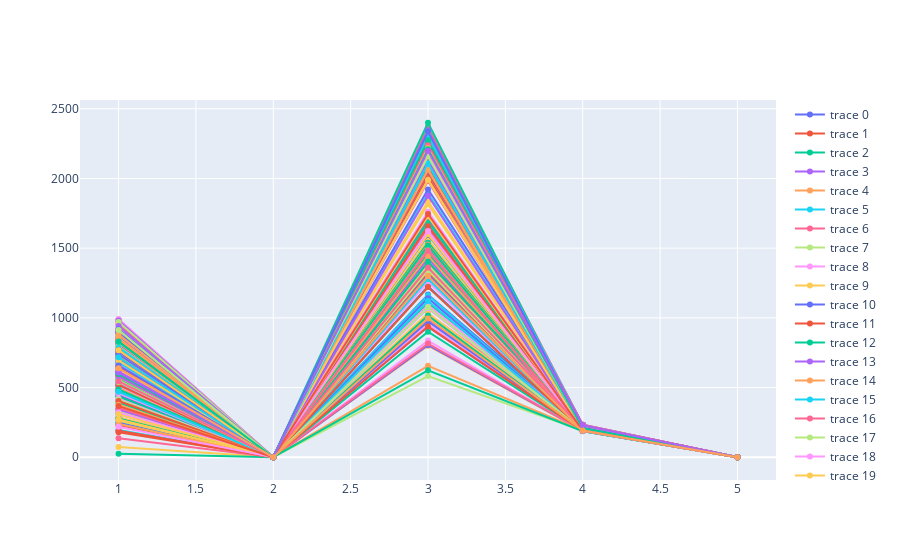

Here is the notebook cell this chart was saved with:
### Code cell
synthetic_data = ctgan.sample(255)
fig_k = go.Figure()

for line in range(len(synthetic_data)):
    data = synthetic_data[line];
    fig_k.add_trace(go.Scatter(x=feature_domain_7, y=data))
    
fig_k.show()
    
print(synthetic_data)

### Figure 1 — Plotly figure (JSON) as saved in the notebook; plotly's stock layout.template omitted (floating-point values rounded to 4 significant figures)
{"data": [{"type": "scatter", "x": [1, 2, 3, 4, 5, 6, 7], "y": [448.7, 0.4949, 1227.0, 193, 0.1972]}, {"type": "scatter", "x": [1, 2, 3, 4, 5, 6, 7], "y": [987.5, 0.06563, 2045.0, 227, 0.2009]}, {"type": "scatter", "x": [1, 2, 3, 4, 5, 6, 7], "y": [648.7, 0.4768, 2060.0, 193, 0.1432]}, {"type": "scatter", "x": [1, 2, 3, 4, 5, 6, 7], "y": [470.6, 0.3054, 1498.0, 192, 0.1465]}, {"type": "scatter", "x": [1, 2, 3, 4, 5, 6, 7], "y": [458.1, 0.2807, 800.6, 190, 0.1983]}, {"type": "scatter", "x": [1, 2, 3, 4, 5, 6, 7], "y": [707.2, 0.4345, 2095.0, 192, 0.1015]}, {"type": "scatter", "x": [1, 2, 3, 4, 5, 6, 7], "y": [638.3, 0.2348, 2220.0, 230, 0.1517]}, {"type": "scatter", "x": [1, 2, 3, 4, 5, 6, 7], "y": [565.2, 0.3768, 2199.0, 229, 0.1491]}, {"type": "scatter", "x": [1, 2, 3, 4, 5, 6, 7], "y": [863.4, 0.2333, 2251.0, 229, 0.1479]}, {"type": "scatter", "x": [1, 2, 3, 4, 5, 6, 7], "y": [581.6, 0.3171, 2190.0, 231, 0.1479]}, {"type": "scatter", "x": [1, 2, 3, 4, 5, 6, 7], "y": [274.9, 0.502, 1316.0, 189, 0.2003]}, {"type": "scatter", "x": [1, 2, 3, 4, 5, 6, 7], "y": [838.2, 0.2343, 2291.0, 229, 0.15]}, {"type": "scatter", "x": [1, 2, 3, 4, 5, 6, 7], "y": [603.4, 0.2893, 2333.0, 210, 0.1484]}, {"type": "scatter", "x": [1, 2, 3, 4, 5, 6, 7], "y": [477.3, 0.5337, 988.7, 193, 0.1898]}, {"type": "scatter", "x": [1, 2, 3, 4, 5, 6, 7], "y": [874.3, 0.1146, 2257.0, 232, 0.1925]}, {"type": "scatter", "x": [1, 2, 3, 4, 5, 6, 7], "y": [196.5, 0.3815, 1554.0, 229, 0.1024]}, {"type": "scatter", "x": [1, 2, 3, 4, 5, 6, 7], "y": [523.8, 0.3366, 1030.0, 229, 0.1947]}, {"type": "scatter", "x": [1, 2, 3, 4, 5, 6, 7], "y": [960.4, 0.03792, 2227.0, 231, 0.1926]}, {"type": "scatter", "x": [1, 2, 3, 4, 5, 6, 7], "y": [750.2, 0.09124, 2096.0, 210, 0.1927]}, {"type": "scatter", "x": [1, 2, 3, 4, 5, 6, 7], "y": [468.3, 0.4217, 1563.0, 190, 0.1479]}, {"type": "scatter", "x": [1, 2, 3, 4, 5, 6, 7], "y": [704.3, 0.2295, 2135.0, 232, 0.1982]}, {"type": "scatter", "x": [1, 2, 3, 4, 5, 6, 7], "y": [778.5, 0.07768, 2221.0, 230, 0.1943]}, {"type": "scatter", "x": [1, 2, 3, 4, 5, 6, 7], "y": [642.5, 0.243, 2142.0, 211, 0.1942]}, {"type": "scatter", "x": [1, 2, 3, 4, 5, 6, 7], "y": [676.4, 0.3911, 1513.0, 193, 0.09731]}, {"type": "scatter", "x": [1, 2, 3, 4, 5, 6, 7], "y": [697.5, 0.1887, 2205.0, 231, 0.1432]}, {"type": "scatter", "x": [1, 2, 3, 4, 5, 6, 7], "y": [746.3, 0.1461, 2221.0, 209, 0.1486]}, {"type": "scatter", "x": [1, 2, 3, 4, 5, 6, 7], "y": [629.1, 0.2854, 2263.0, 210, 0.1969]}, {"type": "scatter", "x": [1, 2, 3, 4, 5, 6, 7], "y": [619.2, 0.2942, 2262.0, 231, 0.2041]}, {"type": "scatter", "x": [1, 2, 3, 4, 5, 6, 7], "y": [601.0, 0.471, 1459.0, 190, 0.1453]}, {"type": "scatter", "x": [1, 2, 3, 4, 5, 6, 7], "y": [731.8, 0.1005, 2270.0, 209, 0.1494]}, {"type": "scatter", "x": [1, 2, 3, 4, 5, 6, 7], "y": [751.8, 0.2935, 2167.0, 230, 0.2003]}, {"type": "scatter", "x": [1, 2, 3, 4, 5, 6, 7], "y": [480.0, 0.3067, 2259.0, 228, 0.146]}, {"type": "scatter", "x": [1, 2, 3, 4, 5, 6, 7], "y": [246.9, 0.4645, 1074.0, 191, 0.1497]}, {"type": "scatter", "x": [1, 2, 3, 4, 5, 6, 7], "y": [658.0, 0.2828, 2120.0, 190, 0.1502]}, {"type": "scatter", "x": [1, 2, 3, 4, 5, 6, 7], "y": [814.6, 0.08169, 2215.0, 230, 0.2042]}, {"type": "scatter", "x": [1, 2, 3, 4, 5, 6, 7], "y": [699.2, 0.2686, 2147.0, 228, 0.1996]}, {"type": "scatter", "x": [1, 2, 3, 4, 5, 6, 7], "y": [955.8, 0.0388, 2124.0, 231, 0.1549]}, {"type": "scatter", "x": [1, 2, 3, 4, 5, 6, 7], "y": [905.5, 0.07517, 2138.0, 225, 0.1485]}, {"type": "scatter", "x": [1, 2, 3, 4, 5, 6, 7], "y": [408.1, 0.2914, 2242.0, 211, 0.1957]}, {"type": "scatter", "x": [1, 2, 3, 4, 5, 6, 7], "y": [767.4, 0.1078, 2146.0, 230, 0.101]}, {"type": "scatter", "x": [1, 2, 3, 4, 5, 6, 7], "y": [278.5, 0.5147, 1595.0, 195, 0.1427]}, {"type": "scatter", "x": [1, 2, 3, 4, 5, 6, 7], "y": [919.7, -0.003055, 2013.0, 210, 0.1965]}, {"type": "scatter", "x": [1, 2, 3, 4, 5, 6, 7], "y": [241.3, 0.4734, 1456.0, 191, 0.1482]}, {"type": "scatter", "x": [1, 2, 3, 4, 5, 6, 7], "y": [187.0, 0.5553, 935.6, 191, 0.1982]}, {"type": "scatter", "x": [1, 2, 3, 4, 5, 6, 7], "y": [846.1, 0.08374, 2217.0, 231, 0.195]}, {"type": "scatter", "x": [1, 2, 3, 4, 5, 6, 7], "y": [307.8, 0.403, 1648.0, 191, 0.1522]}, {"type": "scatter", "x": [1, 2, 3, 4, 5, 6, 7], "y": [620.6, 0.1396, 2101.0, 210, 0.1944]}, {"type": "scatter", "x": [1, 2, 3, 4, 5, 6, 7], "y": [377.9, 0.5297, 1345.0, 193, 0.204]}, {"type": "scatter", "x": [1, 2, 3, 4, 5, 6, 7], "y": [496.3, 0.3927, 2168.0, 210, 0.1959]}, {"type": "scatter", "x": [1, 2, 3, 4, 5, 6, 7], "y": [784.7, 0.2209, 2253.0, 209, 0.197]}, {"type": "scatter", "x": [1, 2, 3, 4, 5, 6, 7], "y": [464.9, 0.3155, 1167.0, 211, 0.1437]}, {"type": "scatter", "x": [1, 2, 3, 4, 5, 6, 7], "y": [553.3, 0.2736, 2174.0, 208, 0.1985]}, {"type": "scatter", "x": [1, 2, 3, 4, 5, 6, 7], "y": [799.2, 0.1121, 2235.0, 210, 0.1489]}, {"type": "scatter", "x": [1, 2, 3, 4, 5, 6, 7], "y": [731.6, 0.1571, 2180.0, 232, 0.1482]}, {"type": "scatter", "x": [1, 2, 3, 4, 5, 6, 7], "y": [543.9, 0.2042, 2112.0, 232, 0.1517]}, {"type": "scatter", "x": [1, 2, 3, 4, 5, 6, 7], "y": [600.5, 0.4167, 2089.0, 209, 0.1501]}, {"type": "scatter", "x": [1, 2, 3, 4, 5, 6, 7], "y": [480.0, 0.4438, 1648.0, 190, 0.1462]}, {"type": "scatter", "x": [1, 2, 3, 4, 5, 6, 7], "y": [442.8, 0.3709, 1336.0, 190, 0.1031]}, {"type": "scatter", "x": [1, 2, 3, 4, 5, 6, 7], "y": [729.1, 0.135, 2197.0, 228, 0.1499]}, {"type": "scatter", "x": [1, 2, 3, 4, 5, 6, 7], "y": [393.0, 0.471, 1035.0, 193, 0.1988]}, {"type": "scatter", "x": [1, 2, 3, 4, 5, 6, 7], "y": [821.0, 0.2305, 2102.0, 227, 0.09809]}, {"type": "scatter", "x": [1, 2, 3, 4, 5, 6, 7], "y": [626.1, 0.2, 2176.0, 209, 0.1057]}, {"type": "scatter", "x": [1, 2, 3, 4, 5, 6, 7], "y": [266.2, 0.6604, 1673.0, 191, 0.1467]}, {"type": "scatter", "x": [1, 2, 3, 4, 5, 6, 7], "y": [669.3, 0.1851, 2039.0, 193, 0.1425]}, {"type": "scatter", "x": [1, 2, 3, 4, 5, 6, 7], "y": [609.2, 0.2036, 2194.0, 191, 0.1987]}, {"type": "scatter", "x": [1, 2, 3, 4, 5, 6, 7], "y": [473.6, 0.4282, 1162.0, 190, 0.1443]}, {"type": "scatter", "x": [1, 2, 3, 4, 5, 6, 7], "y": [322.9, 0.5517, 1661.0, 192, 0.1973]}, {"type": "scatter", "x": [1, 2, 3, 4, 5, 6, 7], "y": [502.5, 0.5409, 1382.0, 191, 0.1922]}, {"type": "scatter", "x": [1, 2, 3, 4, 5, 6, 7], "y": [550.1, 0.2911, 2152.0, 190, 0.147]}, {"type": "scatter", "x": [1, 2, 3, 4, 5, 6, 7], "y": [608.3, 0.2797, 2125.0, 211, 0.1499]}, {"type": "scatter", "x": [1, 2, 3, 4, 5, 6, 7], "y": [631.9, 0.3193, 2111.0, 209, 0.1494]}, {"type": "scatter", "x": [1, 2, 3, 4, 5, 6, 7], "y": [729.1, 0.1222, 2202.0, 230, 0.09346]}, {"type": "scatter", "x": [1, 2, 3, 4, 5, 6, 7], "y": [347.5, 0.4479, 1472.0, 190, 0.1992]}, {"type": "scatter", "x": [1, 2, 3, 4, 5, 6, 7], "y": [749.8, 0.2904, 1469.0, 210, 0.2077]}, {"type": "scatter", "x": [1, 2, 3, 4, 5, 6, 7], "y": [702.3, 0.4086, 2265.0, 191, 0.1465]}, {"type": "scatter", "x": [1, 2, 3, 4, 5, 6, 7], "y": [810.0, 0.1833, 2130.0, 209, 0.1969]}, {"type": "scatter", "x": [1, 2, 3, 4, 5, 6, 7], "y": [650.2, 0.128, 2157.0, 231, 0.1515]}, {"type": "scatter", "x": [1, 2, 3, 4, 5, 6, 7], "y": [705.4, 0.1381, 2149.0, 231, 0.1469]}, {"type": "scatter", "x": [1, 2, 3, 4, 5, 6, 7], "y": [219.7, 0.5173, 1258.0, 192, 0.2002]}, {"type": "scatter", "x": [1, 2, 3, 4, 5, 6, 7], "y": [73.99, 0.6016, 1836.0, 192, 0.1474]}, {"type": "scatter", "x": [1, 2, 3, 4, 5, 6, 7], "y": [897.6, 0.2033, 2189.0, 231, 0.2006]}, {"type": "scatter", "x": [1, 2, 3, 4, 5, 6, 7], "y": [283.7, 0.4528, 1332.0, 191, 0.2013]}, {"type": "scatter", "x": [1, 2, 3, 4, 5, 6, 7], "y": [474.4, 0.6034, 1221.0, 191, 0.148]}, {"type": "scatter", "x": [1, 2, 3, 4, 5, 6, 7], "y": [815.5, 0.0936, 2264.0, 211, 0.1473]}, {"type": "scatter", "x": [1, 2, 3, 4, 5, 6, 7], "y": [719.0, 0.1643, 2162.0, 209, 0.2005]}, {"type": "scatter", "x": [1, 2, 3, 4, 5, 6, 7], "y": [606.2, 0.5247, 1891.0, 192, 0.09919]}, {"type": "scatter", "x": [1, 2, 3, 4, 5, 6, 7], "y": [621.6, 0.1736, 2105.0, 232, 0.1937]}, {"type": "scatter", "x": [1, 2, 3, 4, 5, 6, 7], "y": [794.0, 0.1327, 2076.0, 233, 0.1983]}, {"type": "scatter", "x": [1, 2, 3, 4, 5, 6, 7], "y": [305.7, 0.4518, 951.7, 191, 0.09802]}, {"type": "scatter", "x": [1, 2, 3, 4, 5, 6, 7], "y": [874.5, 0.1224, 2224.0, 210, 0.1458]}, {"type": "scatter", "x": [1, 2, 3, 4, 5, 6, 7], "y": [651.8, 0.3812, 805.7, 194, 0.1474]}, {"type": "scatter", "x": [1, 2, 3, 4, 5, 6, 7], "y": [584.2, 0.2494, 2064.0, 228, 0.2011]}, {"type": "scatter", "x": [1, 2, 3, 4, 5, 6, 7], "y": [434.5, 0.3037, 1539.0, 193, 0.1038]}, {"type": "scatter", "x": [1, 2, 3, 4, 5, 6, 7], "y": [611.9, 0.3676, 1715.0, 188, 0.195]}, {"type": "scatter", "x": [1, 2, 3, 4, 5, 6, 7], "y": [582.1, 0.1942, 1992.0, 232, 0.1516]}, {"type": "scatter", "x": [1, 2, 3, 4, 5, 6, 7], "y": [556.8, 0.2827, 2208.0, 209, 0.1982]}, {"type": "scatter", "x": [1, 2, 3, 4, 5, 6, 7], "y": [649.1, 0.2341, 2156.0, 231, 0.1986]}, {"type": "scatter", "x": [1, 2, 3, 4, 5, 6, 7], "y": [747.4, 0.2187, 2045.0, 231, 0.1954]}, {"type": "scatter", "x": [1, 2, 3, 4, 5, 6, 7], "y": [992.2, 0.01765, 2188.0, 230, 0.1928]}, {"type": "scatter", "x": [1, 2, 3, 4, 5, 6, 7], "y": [973.9, 0.0002565, 2103.0, 230, 0.1516]}, {"type": "scatter", "x": [1, 2, 3, 4, 5, 6, 7], "y": [246.7, 0.5486, 1141.0, 193, 0.1508]}, {"type": "scatter", "x": [1, 2, 3, 4, 5, 6, 7], "y": [588.4, 0.2868, 2200.0, 230, 0.1971]}, {"type": "scatter", "x": [1, 2, 3, 4, 5, 6, 7], "y": [611.7, 0.373, 1463.0, 190, 0.1937]}, {"type": "scatter", "x": [1, 2, 3, 4, 5, 6, 7], "y": [744.2, 0.1167, 2164.0, 230, 0.2053]}, {"type": "scatter", "x": [1, 2, 3, 4, 5, 6, 7], "y": [488.4, 0.4889, 1514.0, 193, 0.1495]}, {"type": "scatter", "x": [1, 2, 3, 4, 5, 6, 7], "y": [763.0, 0.08165, 2106.0, 229, 0.1923]}, {"type": "scatter", "x": [1, 2, 3, 4, 5, 6, 7], "y": [855.5, 0.1326, 2081.0, 231, 0.1958]}, {"type": "scatter", "x": [1, 2, 3, 4, 5, 6, 7], "y": [383.8, 0.3499, 1383.0, 191, 0.09473]}, {"type": "scatter", "x": [1, 2, 3, 4, 5, 6, 7], "y": [608.2, 0.3035, 2230.0, 211, 0.09441]}, {"type": "scatter", "x": [1, 2, 3, 4, 5, 6, 7], "y": [517.6, 0.2806, 2169.0, 210, 0.2019]}, {"type": "scatter", "x": [1, 2, 3, 4, 5, 6, 7], "y": [687.8, 0.06721, 2139.0, 231, 0.1485]}, {"type": "scatter", "x": [1, 2, 3, 4, 5, 6, 7], "y": [901.3, 0.08072, 2222.0, 232, 0.1004]}, {"type": "scatter", "x": [1, 2, 3, 4, 5, 6, 7], "y": [519.0, 0.5497, 1695.0, 195, 0.2003]}, {"type": "scatter", "x": [1, 2, 3, 4, 5, 6, 7], "y": [487.3, 0.3916, 1427.0, 192, 0.2006]}, {"type": "scatter", "x": [1, 2, 3, 4, 5, 6, 7], "y": [886.6, 0.0841, 2241.0, 227, 0.09871]}, {"type": "scatter", "x": [1, 2, 3, 4, 5, 6, 7], "y": [883.4, 0.1219, 2184.0, 232, 0.09878]}, {"type": "scatter", "x": [1, 2, 3, 4, 5, 6, 7], "y": [969.6, 0.05003, 2110.0, 229, 0.1477]}, {"type": "scatter", "x": [1, 2, 3, 4, 5, 6, 7], "y": [540.4, 0.3423, 2248.0, 211, 0.1979]}, {"type": "scatter", "x": [1, 2, 3, 4, 5, 6, 7], "y": [838.0, 0.08599, 2213.0, 229, 0.09982]}, {"type": "scatter", "x": [1, 2, 3, 4, 5, 6, 7], "y": [665.6, 0.3128, 2263.0, 210, 0.1469]}, {"type": "scatter", "x": [1, 2, 3, 4, 5, 6, 7], "y": [748.2, 0.05385, 2253.0, 229, 0.2028]}, {"type": "scatter", "x": [1, 2, 3, 4, 5, 6, 7], "y": [521.5, 0.2665, 2342.0, 210, 0.196]}, {"type": "scatter", "x": [1, 2, 3, 4, 5, 6, 7], "y": [666.8, 0.2094, 2209.0, 232, 0.193]}, {"type": "scatter", "x": [1, 2, 3, 4, 5, 6, 7], "y": [686.5, 0.1782, 2329.0, 233, 0.09992]}, {"type": "scatter", "x": [1, 2, 3, 4, 5, 6, 7], "y": [600.3, 0.2525, 1446.0, 189, 0.191]}, {"type": "scatter", "x": [1, 2, 3, 4, 5, 6, 7], "y": [750.0, 0.1652, 2232.0, 230, 0.1965]}, {"type": "scatter", "x": [1, 2, 3, 4, 5, 6, 7], "y": [505.5, 0.3076, 1401.0, 211, 0.1483]}, {"type": "scatter", "x": [1, 2, 3, 4, 5, 6, 7], "y": [704.8, 0.2309, 2193.0, 210, 0.1472]}, {"type": "scatter", "x": [1, 2, 3, 4, 5, 6, 7], "y": [782.9, 0.07557, 2151.0, 231, 0.1473]}, {"type": "scatter", "x": [1, 2, 3, 4, 5, 6, 7], "y": [650.0, 0.4683, 2054.0, 192, 0.09431]}, {"type": "scatter", "x": [1, 2, 3, 4, 5, 6, 7], "y": [502.0, 0.3303, 2132.0, 231, 0.2025]}, {"type": "scatter", "x": [1, 2, 3, 4, 5, 6, 7], "y": [840.3, 0.1178, 2094.0, 230, 0.1029]}, {"type": "scatter", "x": [1, 2, 3, 4, 5, 6, 7], "y": [566.4, 0.5723, 1402.0, 227, 0.2009]}, {"type": "scatter", "x": [1, 2, 3, 4, 5, 6, 7], "y": [535.5, 0.2155, 2167.0, 230, 0.1938]}, {"type": "scatter", "x": [1, 2, 3, 4, 5, 6, 7], "y": [509.5, 0.3118, 2115.0, 232, 0.2]}, {"type": "scatter", "x": [1, 2, 3, 4, 5, 6, 7], "y": [771.0, 0.2485, 2059.0, 230, 0.1496]}, {"type": "scatter", "x": [1, 2, 3, 4, 5, 6, 7], "y": [917.4, 0.1766, 2163.0, 229, 0.1959]}, {"type": "scatter", "x": [1, 2, 3, 4, 5, 6, 7], "y": [716.4, 0.2669, 2139.0, 232, 0.1024]}, {"type": "scatter", "x": [1, 2, 3, 4, 5, 6, 7], "y": [593.7, 0.324, 2240.0, 230, 0.1478]}, {"type": "scatter", "x": [1, 2, 3, 4, 5, 6, 7], "y": [785.7, 0.2161, 2167.0, 231, 0.1041]}, {"type": "scatter", "x": [1, 2, 3, 4, 5, 6, 7], "y": [730.5, 0.5078, 2220.0, 191, 0.09628]}, {"type": "scatter", "x": [1, 2, 3, 4, 5, 6, 7], "y": [191.0, 0.3502, 2040.0, 233, 0.1498]}, {"type": "scatter", "x": [1, 2, 3, 4, 5, 6, 7], "y": [24.34, 0.5225, 1105.0, 190, 0.1489]}, {"type": "scatter", "x": [1, 2, 3, 4, 5, 6, 7], "y": [651.4, 0.241, 2118.0, 227, 0.1485]}, {"type": "scatter", "x": [1, 2, 3, 4, 5, 6, 7], "y": [727.8, 0.4336, 1526.0, 190, 0.2]}, {"type": "scatter", "x": [1, 2, 3, 4, 5, 6, 7], "y": [649.8, 0.2776, 2224.0, 211, 0.199]}, {"type": "scatter", "x": [1, 2, 3, 4, 5, 6, 7], "y": [548.6, 0.462, 2164.0, 227, 0.149]}, {"type": "scatter", "x": [1, 2, 3, 4, 5, 6, 7], "y": [709.7, 0.1548, 2064.0, 209, 0.1974]}, {"type": "scatter", "x": [1, 2, 3, 4, 5, 6, 7], "y": [586.8, 0.2615, 1092.0, 211, 0.1495]}, {"type": "scatter", "x": [1, 2, 3, 4, 5, 6, 7], "y": [574.4, 0.2587, 2189.0, 231, 0.1955]}, {"type": "scatter", "x": [1, 2, 3, 4, 5, 6, 7], "y": [413.5, 0.6657, 973.7, 192, 0.1926]}, {"type": "scatter", "x": [1, 2, 3, 4, 5, 6, 7], "y": [827.2, 0.158, 2232.0, 230, 0.09538]}, {"type": "scatter", "x": [1, 2, 3, 4, 5, 6, 7], "y": [746.6, 0.1631, 2084.0, 211, 0.1493]}, {"type": "scatter", "x": [1, 2, 3, 4, 5, 6, 7], "y": [981.9, 0.00932, 2105.0, 228, 0.1541]}, {"type": "scatter", "x": [1, 2, 3, 4, 5, 6, 7], "y": [631.3, 0.2569, 2064.0, 190, 0.1964]}, {"type": "scatter", "x": [1, 2, 3, 4, 5, 6, 7], "y": [513.4, 0.2531, 2261.0, 210, 0.1936]}, {"type": "scatter", "x": [1, 2, 3, 4, 5, 6, 7], "y": [752.0, 0.2452, 2169.0, 230, 0.2033]}, {"type": "scatter", "x": [1, 2, 3, 4, 5, 6, 7], "y": [387.0, 0.4347, 1340.0, 194, 0.09634]}, {"type": "scatter", "x": [1, 2, 3, 4, 5, 6, 7], "y": [653.9, 0.1825, 2201.0, 230, 0.1449]}, {"type": "scatter", "x": [1, 2, 3, 4, 5, 6, 7], "y": [632.4, 0.2395, 2160.0, 232, 0.1484]}, {"type": "scatter", "x": [1, 2, 3, 4, 5, 6, 7], "y": [904.9, 0.07305, 2129.0, 230, 0.1908]}, {"type": "scatter", "x": [1, 2, 3, 4, 5, 6, 7], "y": [647.3, 0.264, 2149.0, 212, 0.1993]}, {"type": "scatter", "x": [1, 2, 3, 4, 5, 6, 7], "y": [713.5, 0.2263, 2135.0, 210, 0.1038]}, {"type": "scatter", "x": [1, 2, 3, 4, 5, 6, 7], "y": [692.4, 0.2435, 2332.0, 229, 0.09928]}, {"type": "scatter", "x": [1, 2, 3, 4, 5, 6, 7], "y": [751.3, 0.09474, 2241.0, 230, 0.1474]}, {"type": "scatter", "x": [1, 2, 3, 4, 5, 6, 7], "y": [697.3, 0.1242, 2153.0, 228, 0.1503]}, {"type": "scatter", "x": [1, 2, 3, 4, 5, 6, 7], "y": [713.7, 0.1325, 2369.0, 231, 0.1474]}, {"type": "scatter", "x": [1, 2, 3, 4, 5, 6, 7], "y": [970.9, 0.05875, 2062.0, 228, 0.2017]}, {"type": "scatter", "x": [1, 2, 3, 4, 5, 6, 7], "y": [771.5, 0.1478, 2069.0, 232, 0.198]}, {"type": "scatter", "x": [1, 2, 3, 4, 5, 6, 7], "y": [286.7, 0.4415, 1010.0, 192, 0.1448]}, {"type": "scatter", "x": [1, 2, 3, 4, 5, 6, 7], "y": [443.4, 0.3708, 1921.0, 212, 0.196]}, {"type": "scatter", "x": [1, 2, 3, 4, 5, 6, 7], "y": [848.1, 0.1918, 2222.0, 230, 0.149]}, {"type": "scatter", "x": [1, 2, 3, 4, 5, 6, 7], "y": [436.0, 0.3678, 2400.0, 209, 0.1979]}, {"type": "scatter", "x": [1, 2, 3, 4, 5, 6, 7], "y": [537.8, 0.4024, 1626.0, 191, 0.2009]}, {"type": "scatter", "x": [1, 2, 3, 4, 5, 6, 7], "y": [794.1, 0.1577, 2232.0, 229, 0.1904]}, {"type": "scatter", "x": [1, 2, 3, 4, 5, 6, 7], "y": [265.1, 0.5561, 1279.0, 192, 0.1991]}, {"type": "scatter", "x": [1, 2, 3, 4, 5, 6, 7], "y": [136.0, 0.4497, 1361.0, 191, 0.1959]}, {"type": "scatter", "x": [1, 2, 3, 4, 5, 6, 7], "y": [865.5, 0.06168, 2208.0, 230, 0.1495]}, {"type": "scatter", "x": [1, 2, 3, 4, 5, 6, 7], "y": [420.9, 0.554, 836.9, 192, 0.1945]}, {"type": "scatter", "x": [1, 2, 3, 4, 5, 6, 7], "y": [495.3, 0.3534, 2202.0, 191, 0.2012]}, {"type": "scatter", "x": [1, 2, 3, 4, 5, 6, 7], "y": [897.3, 0.199, 2287.0, 230, 0.1477]}, {"type": "scatter", "x": [1, 2, 3, 4, 5, 6, 7], "y": [179.9, 0.5721, 1657.0, 190, 0.09667]}, {"type": "scatter", "x": [1, 2, 3, 4, 5, 6, 7], "y": [278.3, 0.6343, 1017.0, 190, 0.1945]}, {"type": "scatter", "x": [1, 2, 3, 4, 5, 6, 7], "y": [942.1, 0.0556, 2059.0, 230, 0.1033]}, {"type": "scatter", "x": [1, 2, 3, 4, 5, 6, 7], "y": [841.7, 0.05785, 2073.0, 231, 0.1493]}, {"type": "scatter", "x": [1, 2, 3, 4, 5, 6, 7], "y": [236.9, 0.4758, 1121.0, 193, 0.1974]}, {"type": "scatter", "x": [1, 2, 3, 4, 5, 6, 7], "y": [339.6, 0.4716, 1982.0, 191, 0.1962]}, {"type": "scatter", "x": [1, 2, 3, 4, 5, 6, 7], "y": [766.2, 0.2106, 2256.0, 229, 0.09274]}, {"type": "scatter", "x": [1, 2, 3, 4, 5, 6, 7], "y": [669.2, 0.161, 2283.0, 233, 0.1503]}, {"type": "scatter", "x": [1, 2, 3, 4, 5, 6, 7], "y": [268.1, 0.4257, 1815.0, 191, 0.1512]}, {"type": "scatter", "x": [1, 2, 3, 4, 5, 6, 7], "y": [519.0, 0.3172, 2300.0, 229, 0.147]}, {"type": "scatter", "x": [1, 2, 3, 4, 5, 6, 7], "y": [603.1, 0.3005, 2155.0, 232, 0.1913]}, {"type": "scatter", "x": [1, 2, 3, 4, 5, 6, 7], "y": [393.3, 0.5335, 901.1, 191, 0.1976]}, {"type": "scatter", "x": [1, 2, 3, 4, 5, 6, 7], "y": [630.5, 0.4486, 1727.0, 193, 0.1509]}, {"type": "scatter", "x": [1, 2, 3, 4, 5, 6, 7], "y": [496.9, 0.1912, 2127.0, 230, 0.1495]}, {"type": "scatter", "x": [1, 2, 3, 4, 5, 6, 7], "y": [680.5, 0.3405, 2106.0, 230, 0.2024]}, {"type": "scatter", "x": [1, 2, 3, 4, 5, 6, 7], "y": [580.9, 0.3451, 2309.0, 210, 0.2032]}, {"type": "scatter", "x": [1, 2, 3, 4, 5, 6, 7], "y": [333.1, 0.5336, 582.4, 192, 0.147]}, {"type": "scatter", "x": [1, 2, 3, 4, 5, 6, 7], "y": [626.5, 0.3121, 2264.0, 192, 0.196]}, {"type": "scatter", "x": [1, 2, 3, 4, 5, 6, 7], "y": [263.8, 0.5272, 1600.0, 192, 0.09493]}, {"type": "scatter", "x": [1, 2, 3, 4, 5, 6, 7], "y": [889.3, 0.08453, 2227.0, 232, 0.09305]}, {"type": "scatter", "x": [1, 2, 3, 4, 5, 6, 7], "y": [590.8, 0.2828, 2091.0, 189, 0.09254]}, {"type": "scatter", "x": [1, 2, 3, 4, 5, 6, 7], "y": [596.7, 0.4524, 2167.0, 190, 0.1975]}, {"type": "scatter", "x": [1, 2, 3, 4, 5, 6, 7], "y": [342.5, 0.2818, 2258.0, 210, 0.1989]}, {"type": "scatter", "x": [1, 2, 3, 4, 5, 6, 7], "y": [822.6, 0.215, 2203.0, 230, 0.09095]}, {"type": "scatter", "x": [1, 2, 3, 4, 5, 6, 7], "y": [538.7, 0.468, 2238.0, 210, 0.09422]}, {"type": "scatter", "x": [1, 2, 3, 4, 5, 6, 7], "y": [353.9, 0.5196, 815.4, 193, 0.1542]}, {"type": "scatter", "x": [1, 2, 3, 4, 5, 6, 7], "y": [793.0, 0.1141, 2206.0, 231, 0.1508]}, {"type": "scatter", "x": [1, 2, 3, 4, 5, 6, 7], "y": [514.1, 0.303, 1069.0, 191, 0.1494]}, {"type": "scatter", "x": [1, 2, 3, 4, 5, 6, 7], "y": [634.6, 0.2966, 1729.0, 190, 0.1498]}, {"type": "scatter", "x": [1, 2, 3, 4, 5, 6, 7], "y": [604.6, 0.2719, 2269.0, 229, 0.1512]}, {"type": "scatter", "x": [1, 2, 3, 4, 5, 6, 7], "y": [232.8, 0.3067, 1220.0, 193, 0.1522]}, {"type": "scatter", "x": [1, 2, 3, 4, 5, 6, 7], "y": [828.3, 0.3187, 1518.0, 189, 0.09946]}, {"type": "scatter", "x": [1, 2, 3, 4, 5, 6, 7], "y": [522.7, 0.488, 1876.0, 191, 0.15]}, {"type": "scatter", "x": [1, 2, 3, 4, 5, 6, 7], "y": [238.2, 0.5752, 655.6, 192, 0.1965]}, {"type": "scatter", "x": [1, 2, 3, 4, 5, 6, 7], "y": [788.0, 0.1689, 2099.0, 230, 0.1961]}, {"type": "scatter", "x": [1, 2, 3, 4, 5, 6, 7], "y": [765.5, 0.07386, 2198.0, 230, 0.1923]}, {"type": "scatter", "x": [1, 2, 3, 4, 5, 6, 7], "y": [551.2, 0.49, 2206.0, 212, 0.193]}, {"type": "scatter", "x": [1, 2, 3, 4, 5, 6, 7], "y": [459.5, 0.333, 2277.0, 210, 0.196]}, {"type": "scatter", "x": [1, 2, 3, 4, 5, 6, 7], "y": [271.3, 0.4879, 1483.0, 191, 0.146]}, {"type": "scatter", "x": [1, 2, 3, 4, 5, 6, 7], "y": [739.2, 0.1344, 2159.0, 226, 0.1948]}, {"type": "scatter", "x": [1, 2, 3, 4, 5, 6, 7], "y": [519.6, 0.2654, 2205.0, 209, 0.1931]}, {"type": "scatter", "x": [1, 2, 3, 4, 5, 6, 7], "y": [597.2, 0.2579, 2243.0, 208, 0.1518]}, {"type": "scatter", "x": [1, 2, 3, 4, 5, 6, 7], "y": [861.7, 0.1077, 2346.0, 210, 0.1987]}, {"type": "scatter", "x": [1, 2, 3, 4, 5, 6, 7], "y": [855.9, 0.1268, 2063.0, 209, 0.09975]}, {"type": "scatter", "x": [1, 2, 3, 4, 5, 6, 7], "y": [598.1, 0.41, 2324.0, 230, 0.09471]}, {"type": "scatter", "x": [1, 2, 3, 4, 5, 6, 7], "y": [914.4, 0.06053, 2128.0, 232, 0.1906]}, {"type": "scatter", "x": [1, 2, 3, 4, 5, 6, 7], "y": [413.5, 0.3812, 1076.0, 192, 0.1467]}, {"type": "scatter", "x": [1, 2, 3, 4, 5, 6, 7], "y": [321.1, 0.3187, 1623.0, 192, 0.1936]}, {"type": "scatter", "x": [1, 2, 3, 4, 5, 6, 7], "y": [694.0, 0.235, 2141.0, 210, 0.1514]}, {"type": "scatter", "x": [1, 2, 3, 4, 5, 6, 7], "y": [759.2, 0.07827, 2238.0, 230, 0.1492]}, {"type": "scatter", "x": [1, 2, 3, 4, 5, 6, 7], "y": [403.6, 0.3925, 937.5, 192, 0.1995]}, {"type": "scatter", "x": [1, 2, 3, 4, 5, 6, 7], "y": [486.0, 0.3049, 623.5, 187, 0.1501]}, {"type": "scatter", "x": [1, 2, 3, 4, 5, 6, 7], "y": [580.9, 0.1541, 2207.0, 211, 0.2016]}, {"type": "scatter", "x": [1, 2, 3, 4, 5, 6, 7], "y": [881.1, 0.06078, 2187.0, 230, 0.1502]}, {"type": "scatter", "x": [1, 2, 3, 4, 5, 6, 7], "y": [469.9, 0.3029, 2307.0, 231, 0.1889]}, {"type": "scatter", "x": [1, 2, 3, 4, 5, 6, 7], "y": [593.7, 0.5133, 1481.0, 192, 0.197]}, {"type": "scatter", "x": [1, 2, 3, 4, 5, 6, 7], "y": [538.6, 0.3206, 2230.0, 211, 0.1989]}, {"type": "scatter", "x": [1, 2, 3, 4, 5, 6, 7], "y": [918.8, 0.09817, 2165.0, 231, 0.09151]}, {"type": "scatter", "x": [1, 2, 3, 4, 5, 6, 7], "y": [307.6, 0.3396, 1990.0, 192, 0.1473]}, {"type": "scatter", "x": [1, 2, 3, 4, 5, 6, 7], "y": [920.8, 0.1033, 2244.0, 229, 0.2035]}, {"type": "scatter", "x": [1, 2, 3, 4, 5, 6, 7], "y": [767.5, 0.1794, 2253.0, 230, 0.1999]}, {"type": "scatter", "x": [1, 2, 3, 4, 5, 6, 7], "y": [596.7, 0.2294, 2275.0, 209, 0.1527]}, {"type": "scatter", "x": [1, 2, 3, 4, 5, 6, 7], "y": [607.3, 0.3005, 2130.0, 208, 0.2001]}, {"type": "scatter", "x": [1, 2, 3, 4, 5, 6, 7], "y": [376.1, 0.5028, 1299.0, 193, 0.09972]}, {"type": "scatter", "x": [1, 2, 3, 4, 5, 6, 7], "y": [717.2, 0.1554, 2110.0, 208, 0.1489]}, {"type": "scatter", "x": [1, 2, 3, 4, 5, 6, 7], "y": [544.3, 0.2989, 2239.0, 231, 0.1994]}, {"type": "scatter", "x": [1, 2, 3, 4, 5, 6, 7], "y": [912.0, 0.06039, 2159.0, 211, 0.1961]}, {"type": "scatter", "x": [1, 2, 3, 4, 5, 6, 7], "y": [218.0, 0.4722, 1762.0, 189, 0.1936]}, {"type": "scatter", "x": [1, 2, 3, 4, 5, 6, 7], "y": [767.7, 0.06517, 2216.0, 210, 0.1488]}, {"type": "scatter", "x": [1, 2, 3, 4, 5, 6, 7], "y": [658.8, 0.2829, 2336.0, 211, 0.1482]}, {"type": "scatter", "x": [1, 2, 3, 4, 5, 6, 7], "y": [366.9, 0.2487, 1746.0, 192, 0.2029]}, {"type": "scatter", "x": [1, 2, 3, 4, 5, 6, 7], "y": [830.2, 0.04396, 2209.0, 209, 0.1486]}, {"type": "scatter", "x": [1, 2, 3, 4, 5, 6, 7], "y": [613.7, 0.1615, 2200.0, 230, 0.1954]}, {"type": "scatter", "x": [1, 2, 3, 4, 5, 6, 7], "y": [637.7, 0.5019, 995.2, 192, 0.0908]}], "layout": {}}
